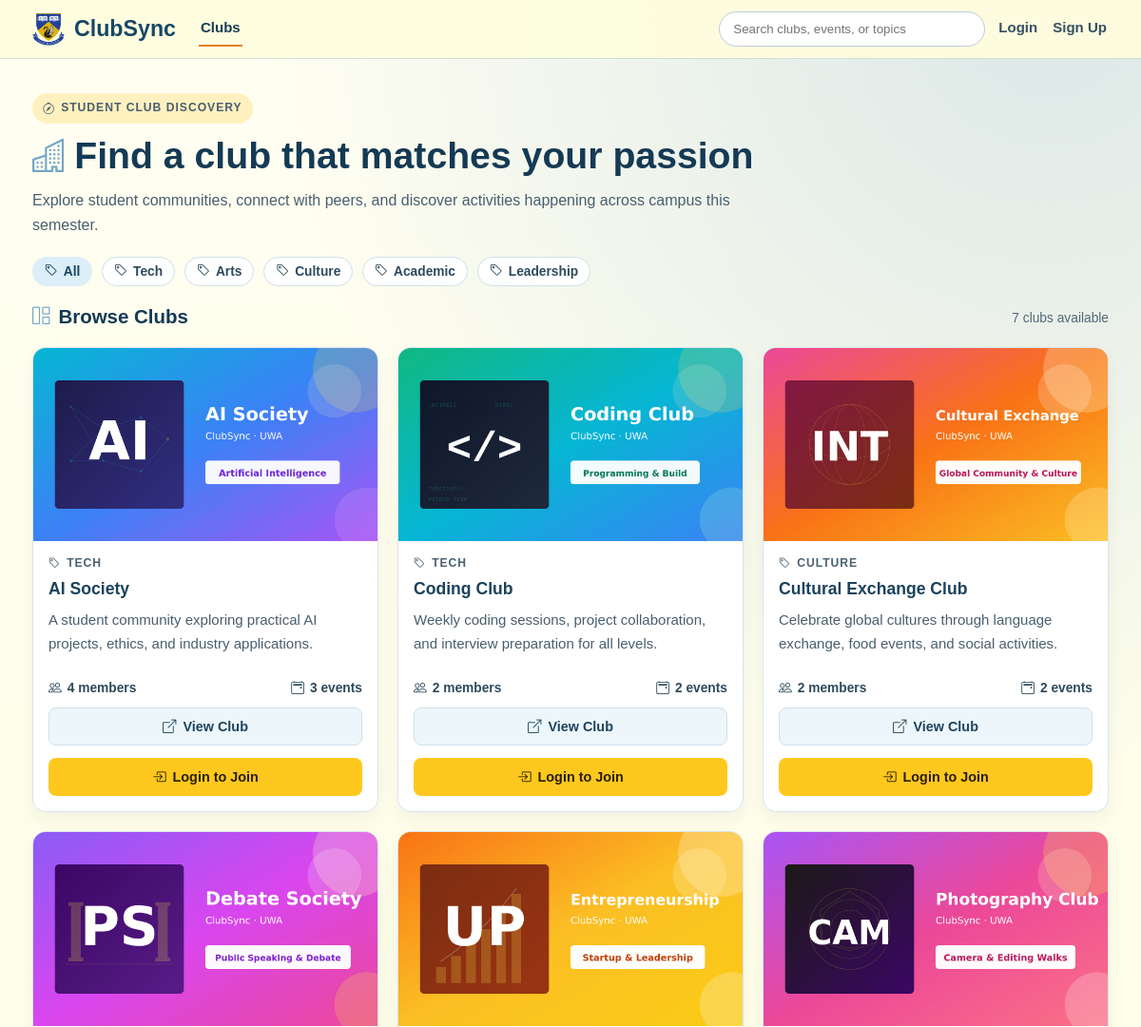
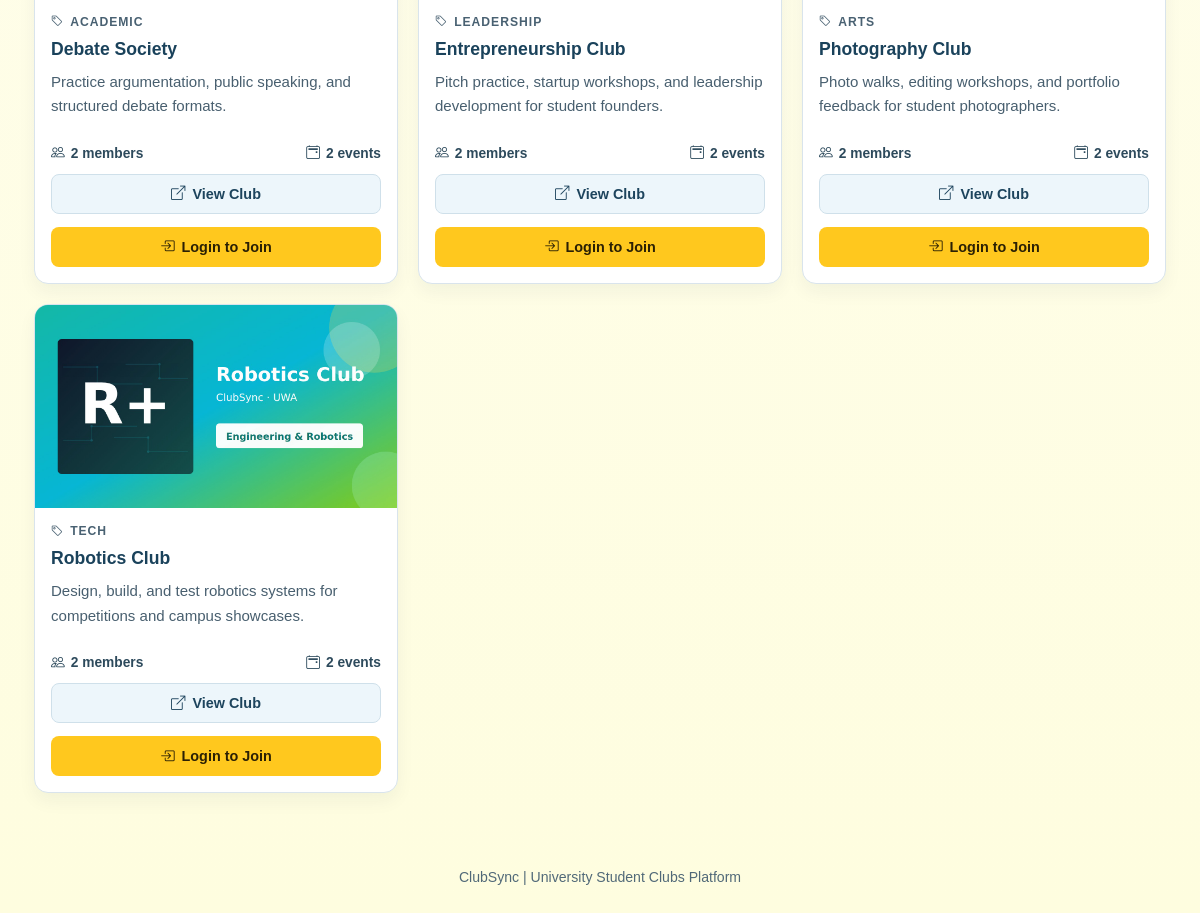
Page /clubs on the committed database (2 pictures, top to bottom).
### models/club.py (models this page shows)
class Club(db.Model):
    __tablename__ = "clubs"
    id = db.Column(db.Integer, primary_key=True)
    name = db.Column(db.String(100), nullable=False)
    description = db.Column(db.Text, nullable=False)
    category = db.Column(db.String(50), nullable=True)
    image_path = db.Column(db.String(255), nullable=True)
    events = db.relationship("Event", backref="club", cascade="all, delete")
    memberships = db.relationship("Membership", backref="club", cascade="all, delete")

### routes/clubs.py (the view)
@clubs_bp.route("/clubs")
def clubs():
    requested_category = request.args.get("category", "All", type=str).strip()
    selected_category = (
        requested_category if requested_category in CLUB_CATEGORIES else "All"
    )
    clubs_query = Club.query
    if selected_category != "All":
        clubs_query = clubs_query.filter(Club.category == selected_category)
    clubs_list = clubs_query.order_by(Club.name.asc()).all()
    current_user = _get_current_user()
    member_club_ids = _member_club_ids_for_user(current_user.id if current_user else None)
    attended_events_by_club = _attended_events_by_club_for_user(
        current_user.id if current_user else None,
        [club.id for club in clubs_list],
    )
    club_summaries = []
    for club in clubs_list:
        events = sorted(club.events, key=lambda club_event: club_event.id)
        club_summaries.append(
            {
                "club": club,
                "member_count": len(club.memberships),
                "event_count": len(events),
                "is_member": club.id in member_club_ids,
                "attended_events": attended_events_by_club.get(club.id, []),
            }
        )
    return render_template(
        "club_list.html",
        club_summaries=club_summaries,
        categories=CLUB_CATEGORIES,
        selected_category=selected_category,
    )

### app.py (called while the page is built)
@app.context_processor
def inject_navbar_access():
    user_id = session.get("user_id")
    user_is_admin = False
    if user_id:
        user = db.session.get(User, user_id)
        user_is_admin = bool(user and user.is_admin)
    return {
        "navbar_can_access_admin": bool(
            session.get("admin_logged_in") or user_is_admin
        )
    }

### routes/clubs.py (called while the page is built, shortened)
def _get_current_user():
    user_id = session.get("user_id")
    if not user_id:
        return None

def _member_club_ids_for_user(user_id):
    if not user_id:
        return set()
    memberships = Membership.query.filter_by(user_id=user_id).all()
    return {membership.club_id for membership in memberships}

def _attended_events_by_club_for_user(user_id, club_ids):
    if not user_id or not club_ids:
        return {}

### templates/club_list.html (shortened to what this page needs)
<!DOCTYPE html>
<html lang="en">
<head>
    <link rel="stylesheet" href="{{ url_for('static', filename='css/styles.css') }}">
    <link rel="stylesheet" href="https://cdn.jsdelivr.net/npm/bootstrap-icons@1.11.3/font/bootstrap-icons.min.css">
    <link rel="stylesheet" href="{{ url_for('static', filename='css/alerts.css') }}">
    <link rel="stylesheet" href="{{ url_for('static', filename='css/club_list.css') }}">
</head>
<body class="clubs-page">
{% set active_page = 'clubs' %}
{% include "_site_header.html" %}
<main class="clubs-main">
    <section class="clubs-hero">
        <p class="clubs-kicker"><i class="bi bi-compass" aria-hidden="true"></i>Student Club Discovery</p>
        <h1><i class="bi bi-buildings" aria-hidden="true"></i>Find a club that matches your passion</h1>
        <p>
            Explore student communities, connect with peers, and discover activities happening across campus this semester.
        </p>
    </section>
    <section class="clubs-filter-row" aria-label="Club categories">
        {% for category in categories %}
            {% if category == 'All' %}
                {% set category_link = url_for('clubs.clubs') %}
            {% else %}
                {% set category_link = url_for('clubs.clubs', category=category) %}
            {% endif %}
            <a href="{{ category_link }}" class="filter-chip{% if selected_category == category %} active{% endif %}">
                <i class="bi bi-tag" aria-hidden="true"></i>{{ category }}
            </a>
        {% endfor %}
    </section>
    <section class="clubs-listing" aria-label="Club list">
        <div class="clubs-section-head">
            <h2><i class="bi bi-grid-1x2" aria-hidden="true"></i>Browse Clubs</h2>
            <p>
                {{ club_summaries|length }} club{% if club_summaries|length != 1 %}s{% endif %}
                {% if selected_category != 'All' %}
                    in {{ selected_category }}
                {% else %}
                    available
                {% endif %}
            </p>
        </div>
        <div class="club-grid">
            {% set return_path = request.full_path if request.query_string else request.path %}
            {% set category_visual_map = {
                'Tech': 'club-visual--ai',
                'Arts': 'club-visual--photo',
                'Culture': 'club-visual--culture',
                'Academic': 'club-visual--debate',
                'Leadership': 'club-visual--entre'
            } %}
            {% if club_summaries %}
                {% for summary in club_summaries %}
                    <article class="club-card">
                        {% set category_name = summary.club.category if summary.club.category else 'Uncategorized' %}
                        <div class="club-visual {{ category_visual_map.get(summary.club.category, 'club-visual--coding') }}">
                            <img
                                class="club-visual-image"
                                src="{{ url_for('static', filename=summary.club.image_path if summary.club.image_path else 'images/clubs/default.png') }}"
                                alt="{{ summary.club.name }} image"
                                loading="lazy"
                            >
                        </div>
                        <div class="club-card-body">
                            <p class="club-card-category"><i class="bi bi-tag" aria-hidden="true"></i>{{ category_name }}</p>
                            <h3>{{ summary.club.name }}</h3>
                            <p class="club-card-description">{{ summary.club.description }}</p>
                            <div class="club-card-meta">
                                <span><i class="bi bi-people" aria-hidden="true"></i>{{ summary.member_count }} member{% if summary.member_count != 1 %}s{% endif %}</span>
                                <span><i class="bi bi-calendar2-event" aria-hidden="true"></i>{{ summary.event_count }} event{% if summary.event_count != 1 %}s{% endif %}</span>
                            </div>
                            <a href="{{ url_for('clubs.club_details', club_id=summary.club.id) }}" class="club-card-cta"><i class="bi bi-box-arrow-up-right" aria-hidden="true"></i>View Club</a>
                            {% if session.get('user_id') %}
                                {% if summary.is_member %}
                                    <form method="POST" action="{{ url_for('clubs.leave_club', club_id=summary.club.id) }}">
                                        <input type="hidden" name="csrf_token" value="{{ csrf_token() }}">
                                        <input type="hidden" name="next" value="{{ return_path }}">
                                        <ul class="leave-club-form-events" data-leave-club-events hidden>
                                            {% for attended_event in summary.attended_events %}
                                                <li>
                                                    <span>{{ attended_event.title }}</span>
                                                    <small>{{ attended_event.date }}</small>
                                                </li>
                                            {% endfor %}
                                        </ul>
                                        <button
                                            type="button"
                                            class="club-card-cta club-card-cta--danger"
                                            data-leave-club-trigger
                                            data-club-name="{{ summary.club.name }}"
                                        >
                                            <i class="bi bi-dash-circle" aria-hidden="true"></i>Leave Club
                                        </button>
                                    </form>
                                {% else %}
                                    <form method="POST" action="{{ url_for('clubs.join_club', club_id=summary.club.id) }}">
                                        <input type="hidden" name="csrf_token" value="{{ csrf_token() }}">
                                        <input type="hidden" name="next" value="{{ return_path }}">
                                        <button type="submit" class="club-card-cta club-card-cta--primary"><i class="bi bi-person-plus" aria-hidden="true"></i>Join Club</button>
                                    </form>
                                {% endif %}
                            {% else %}
                                <a href="{{ url_for('auth.login') }}" class="club-card-cta club-card-cta--primary"><i class="bi bi-box-arrow-in-right" aria-hidden="true"></i>Login to Join</a>
                            {% endif %}
                        </div>
                    </article>
                {% endfor %}
            {% endif %}
        </div>
    </section>
</main>
<footer class="clubs-footer">
    <p>ClubSync | University Student Clubs Platform</p>
</footer>
</body>
</html>

### static/css/styles.css (style rules this page uses)
:root { --primary: #73A5CA; --background: #FEFDDF; --accent: #FFC81E; --highlight: #E87F24; --clubs-page-max-width: 1180px; --clubs-page-padding: 36px 24px 20px; --clubs-page-padding-tablet: 28px 24px 12px; --clubs-page-padding-mobile: 22px 16px 12px; --clubs-hero-max-width: 780px; --clubs-section-gap: 20px; --clubs-card-gap: 20px; --clubs-item-gap: 10px; --clubs-card-bg: #fff; --clubs-card-soft-bg: #fbfdff; --clubs-card-border: 1px solid #dbe5ed; --clubs-card-border-strong: 1px solid #d9e4ec; --clubs-card-radius: 14px; --clubs-hero-card-radius: 16px; --clubs-inner-radius: 10px; --clubs-card-padding: 18px; --clubs-card-padding-compact: 16px; --clubs-card-shadow: 0 8px 18px rgba(18, 49, 70, 0.05); --clubs-card-shadow-strong: 0 10px 24px rgba(18, 49, 70, 0.08); --clubs-heading-color: #143a54; --clubs-section-heading-color: #173f58; --clubs-card-title-color: #1a425b; --clubs-text-color: #485f6f; --clubs-muted-color: #516978; --clubs-page-title-size: clamp(1.85rem, 4vw, 2.45rem); --clubs-section-title-size: 1.28rem; --clubs-card-title-size: 1.04rem; --clubs-body-size: 0.94rem; --clubs-small-size: 0.86rem; --clubs-body-line-height: 1.62; --clubs-chip-bg: #edf6fb; --clubs-chip-active-bg: #dceef8; --clubs-chip-border: 1px solid #cfe0ea; --clubs-chip-color: #2d4a5c; --clubs-chip-padding: 7px 12px; --clubs-chip-radius: 999px; --clubs-label-size: 0.76rem; --clubs-label-letter-spacing: 0.08em; --clubs-action-padding: 9px 13px; --clubs-action-radius: 8px; --clubs-action-bg: #edf6fb; --clubs-action-border: #cfe0ea; --clubs-action-color: #1d445d; --clubs-action-hover-bg: #dceef8; --clubs-primary-action-bg: var(--accent); --clubs-primary-action-border: transparent; --clubs-primary-action-color: #2b2004; --clubs-primary-action-hover-bg: var(--highlight); --clubs-primary-action-hover-color: #fff; --clubs-danger-bg: #fff4f2; --clubs-danger-border: #e5c3bc; --clubs-danger-color: #8b2e20; --clubs-danger-hover-bg: #ffeae6; --clubs-danger-hover-border: #d9a79e; --clubs-danger-hover-color: #72281d; }
* { margin: 0; padding: 0; box-sizing: border-box; font-family: Arial, Helvetica, sans-serif; }
body { background-color: var(--background); }
.clubs-page { color: #22303d; min-height: 100vh; display: flex; flex-direction: column; background: radial-gradient(circle at 92% 0%, rgba(115, 165, 202, 0.25), transparent 36%), linear-gradient(180deg, #fffef2 0%, var(--background) 100%); }
.clubs-main, .club-details-main, .event-main, .my-clubs-main, .search-main { flex: 1 0 auto; width: 100%; }
.clubs-page .bi { line-height: 1; flex-shrink: 0; }
.clubs-page h1 .bi, .clubs-page h2 .bi, .clubs-page h3 .bi { color: var(--primary); font-size: 0.9em; }
.clubs-page h1, .clubs-section-head h2, .club-section-card h2, .club-side-card h2, .event-section-card h2, .event-side-card h2, .event-related-head h2, .my-clubs-hero h1, .my-club-events h3, .my-clubs-empty h2, .search-hero h1, .search-summary h2, .search-state h2 { display: flex; align-items: center; gap: 9px; }
.clubs-kicker { display: inline-flex; align-items: center; gap: 6px; margin-bottom: 12px; background: rgba(255, 200, 30, 0.24); color: #5b3f08; font-size: var(--clubs-label-size); font-weight: 700; text-transform: uppercase; letter-spacing: var(--clubs-label-letter-spacing); border-radius: var(--clubs-chip-radius); padding: 6px 11px; }
.club-card-category { display: inline-flex; align-items: center; gap: 6px; font-size: var(--clubs-label-size); color: #496172; text-transform: uppercase; letter-spacing: var(--clubs-label-letter-spacing); font-weight: 700; }
.clubs-footer { flex-shrink: 0; margin-top: 38px; text-align: center; color: #516978; font-size: 0.88rem; padding: 18px 24px 28px; }

### rows in the picture
Club: image_path (picture), club_summaries "TECH", club.name "AI Society", club.description "A student community exploring practical AI projects, ethics, and industry applications."
Club: image_path (picture), club_summaries "TECH", club.name "Coding Club", club.description "Weekly coding sessions, project collaboration, and interview preparation for all levels."
Club: image_path (picture), club_summaries "CULTURE", club.name "Cultural Exchange Club", club.description "Celebrate global cultures through language exchange, food events, and social activities."
Club: image_path (picture), club_summaries "ACADEMIC", club.name "Debate Society", club.description "Practice argumentation, public speaking, and structured debate formats."
Club: image_path (picture), club_summaries "LEADERSHIP", club.name "Entrepreneurship Club", club.description "Pitch practice, startup workshops, and leadership development for student founders."
Club: image_path (picture), club_summaries "ARTS", club.name "Photography Club", club.description "Photo walks, editing workshops, and portfolio feedback for student photographers."
Club: image_path (picture), club_summaries "TECH", club.name "Robotics Club", club.description "Design, build, and test robotics systems for competitions and campus showcases."

### other values in the picture
{{ category }} "All" "Tech" "Arts" "Culture" "Academic" "Leadership"
{{ club_summaries|length }} "7"
{{ summary.member_count }} "4" "2" "2" "2" "2" "2" "2"
{{ summary.event_count }} "3" "2" "2" "2" "2" "2" "2"
